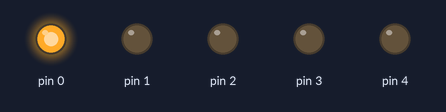
Bench run of a sketch on a simulated Arduino Uno, built with avr-gcc and run on an emulated ATmega328P. Parts: output pins drawn as LEDs (lit = HIGH).

Above: at 0.05 s.
At 0.65 s:
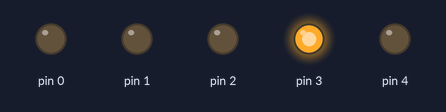
At 0.75 s:
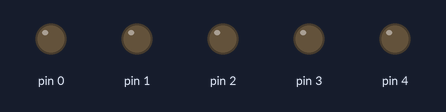
At 1.45 s:
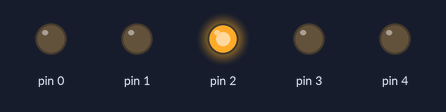
At 2.25 s:
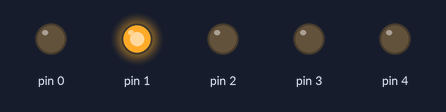
At 2.85 s:
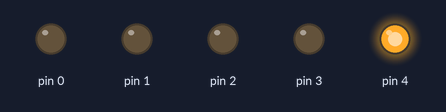
Timing chart, 0 to 3.1 s (numbered marks = the images above):
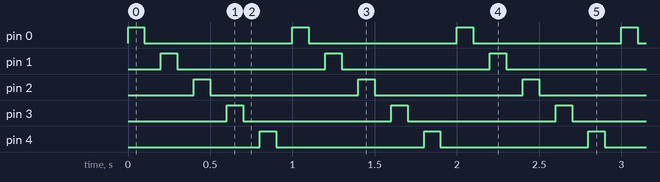

Measured:
- by itself, pin 0–4: alternates HIGH for 0.10 s and LOW for 0.90 s
- by itself, everything shown: repeats every 1.0 s, in 10 steps

The sketch:

LSD.ino
```cpp
int n = 5;
void setup() {
  for(int i = 0 ;i < n; i++){
    pinMode(i,OUTPUT);
  }
}

void loop() {
  // put your main code here, to run repeatedly:
  for(int i = 0;i<n;i++){
    digitalWrite(i,HIGH);
    delay(100);
    digitalWrite(i,LOW);
    delay(100);
  }
}
```
